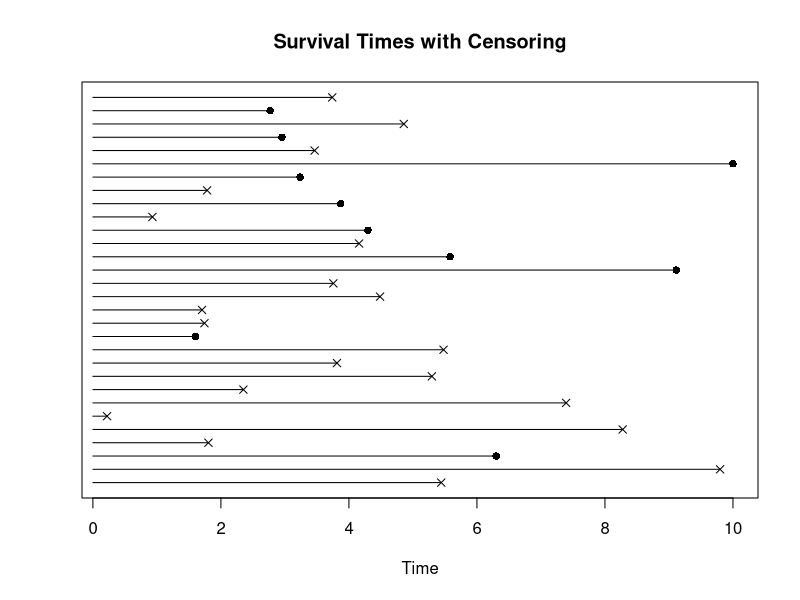
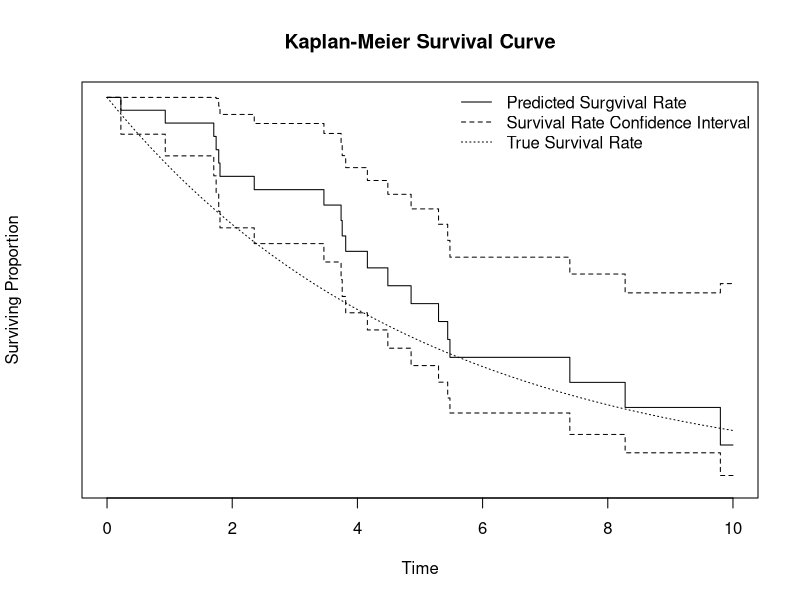
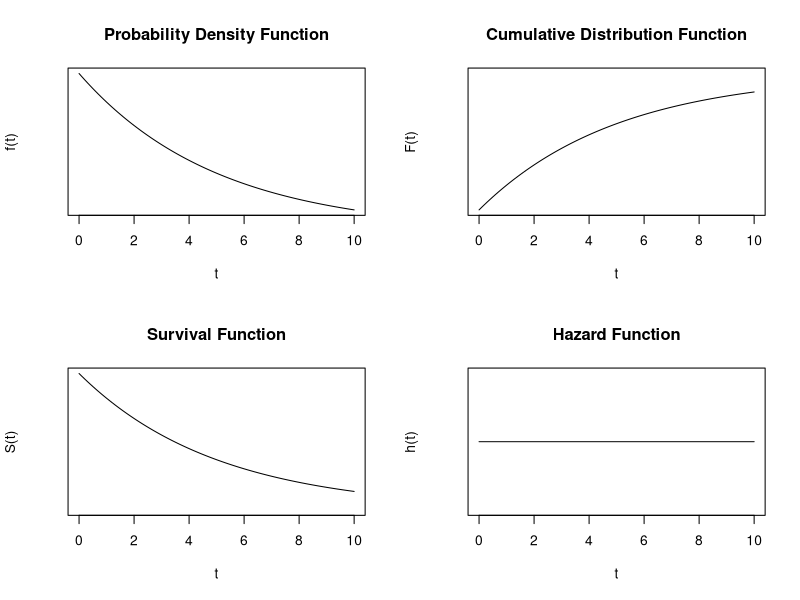
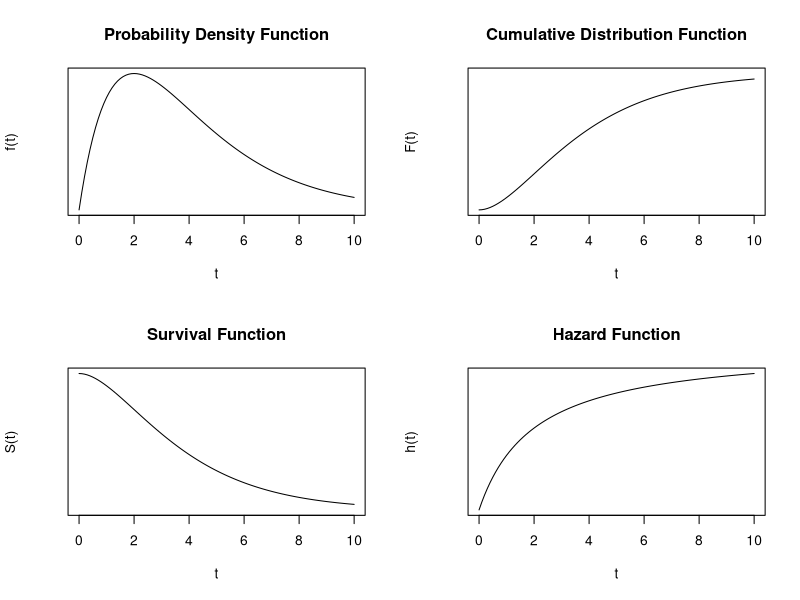
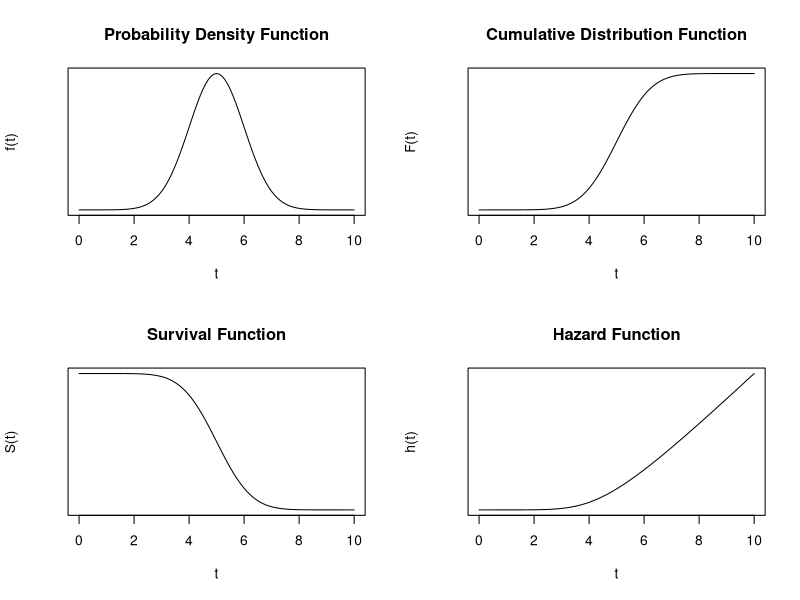
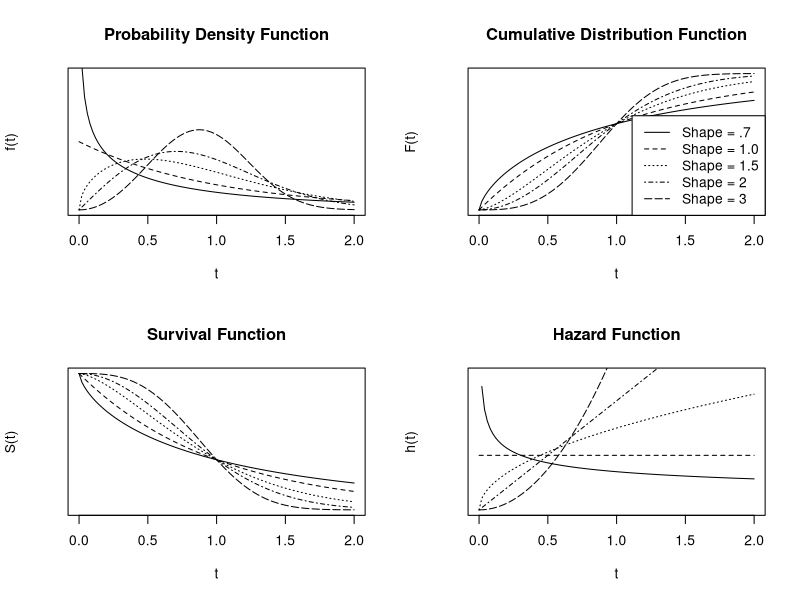
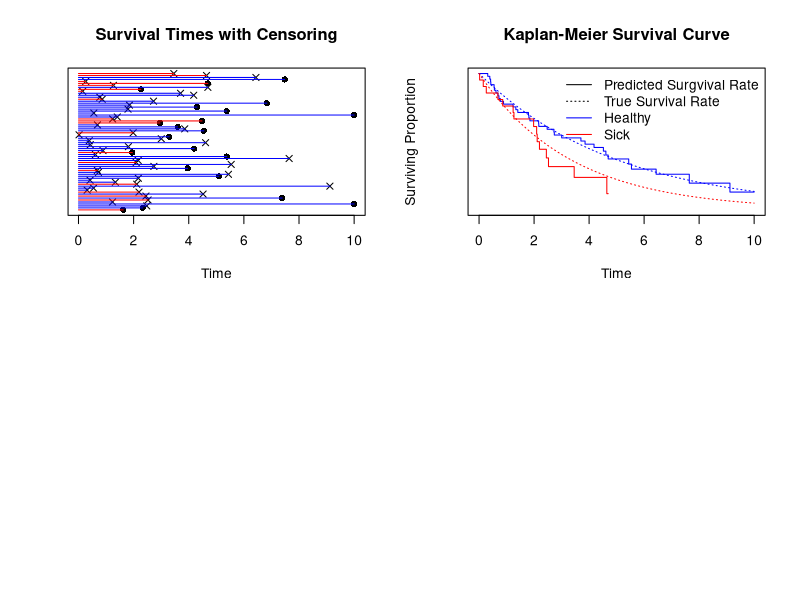

Recreate these plots in R, in order.
## ---- chunk 1
knitr::opts_chunk$set(echo = FALSE)
set.seed(894)
library(survival)
## ---- chunk 2
n = 30
lambda = .2
lifetime = rexp(n, rate = lambda)
censor = pmin(1 + rexp(n, rate = .1), 10)
endtime = pmin(lifetime, censor)
death = censor > lifetime
data = cbind.data.frame(endtime, death)
head(data)
## ---- chunk 3
par(yaxt = 'n')
plot(x = data$endtime, y = 1:n, pch = 16 - 12*data$death, ylab = NA, xlab = 'Time', main = 'Survival Times with Censoring')
segments(x0 = 0, y0 = 1:n, x1 = data$endtime)
## ---- chunk 4
data.fit = survfit(Surv(data$endtime,as.numeric(data$death))~1)
plot(data.fit, ylab = "Surviving Proportion", xlab = "Time", main = "Kaplan-Meier Survival Curve")
curve(pexp(x, rate = lambda, lower.tail = F), add = T, from = 0, lty = 3)
legend("topright", legend = c("Predicted Surgvival Rate", "Survival Rate Confidence Interval", "True Survival Rate"), lty = 1:3, bty = 'n')
## ---- chunk 5
par(mfrow = c(2,2))
df = 4
curve(dexp(x, rate = lambda), from = 0, to = 10, main = "Probability Density Function", ylab = "f(t)", xlab = "t")
curve(pexp(x, rate = lambda), from = 0, to = 10, ylim = c(0, 1), main = "Cumulative Distribution Function", ylab = "F(t)", xlab = "t")
curve(1-pexp(x, rate = lambda), from = 0, to = 10, ylim = c(0, 1), main = "Survival Function", ylab = "S(t)", xlab = "t")
curve(dexp(x, rate = lambda)/(1-pexp(x, rate = lambda)),  from = 0, to = 10, main = "Hazard Function", ylab = "h(t)", xlab = "t")
## ---- chunk 6
par(mfrow = c(2,2))
df = 4
curve(dchisq(x, df = df), from = 0, to = 10, main = "Probability Density Function", ylab = "f(t)", xlab = "t")
curve(pchisq(x, df = df), from = 0, to = 10, ylim = c(0, 1), main = "Cumulative Distribution Function", ylab = "F(t)", xlab = "t")
curve(1-pchisq(x, df = df), from = 0, to = 10, ylim = c(0, 1), main = "Survival Function", ylab = "S(t)", xlab = "t")
curve(dchisq(x, df = df)/(1-pchisq(x, df = df)),  from = 0, to = 10, main = "Hazard Function", ylab = "h(t)", xlab = "t")
## ---- chunk 7
par(mfrow = c(2,2))
mean = 5
curve(dnorm(x, mean = mean), from = 0, to = 10, main = "Probability Density Function", ylab = "f(t)", xlab = "t")
curve(pnorm(x, mean = mean), from = 0, to = 10, ylim = c(0, 1), main = "Cumulative Distribution Function", ylab = "F(t)", xlab = "t")
curve(1-pnorm(x, mean = mean), from = 0, to = 10, ylim = c(0, 1), main = "Survival Function", ylab = "S(t)", xlab = "t")
curve(dnorm(x, mean = mean)/(1-pnorm(x, mean = mean)),  from = 0, to = 10, main = "Hazard Function", ylab = "h(t)", xlab = "t")
## ---- chunk 8
par(mfrow = c(2,2))
shape = c(.7, 1, 1.5, 2, 3)
curve(dweibull(x, shape = shape[1]), from = 0, to = 2, ylim = c(0,2), main = "Probability Density Function", ylab = "f(t)", xlab = "t")
curve(dweibull(x, shape = shape[2]), from = 0, to = 2, add = T, lty = 2)
curve(dweibull(x, shape = shape[3]), from = 0, to = 2, add = T, lty = 3)
curve(dweibull(x, shape = shape[4]), from = 0, to = 2, add = T, lty = 4)
curve(dweibull(x, shape = shape[5]), from = 0, to = 2, add = T, lty = 5)
curve(pweibull(x, shape = shape[1]), from = 0, to = 2, ylim = c(0, 1), main = "Cumulative Distribution Function", ylab = "F(t)", xlab = "t")
curve(pweibull(x, shape = shape[2]), from = 0, to = 2, add = T, lty = 2)
curve(pweibull(x, shape = shape[3]), from = 0, to = 2, add = T, lty = 3)
curve(pweibull(x, shape = shape[4]), from = 0, to = 2, add = T, lty = 4)
curve(pweibull(x, shape = shape[5]), from = 0, to = 2, add = T, lty = 5)
legend("bottomright", legend = c("Shape = .7", "Shape = 1.0", "Shape = 1.5", "Shape = 2", "Shape = 3"), lty = 1:5)
curve(1-pweibull(x, shape = shape[1]), from = 0, to = 2, ylim = c(0, 1), main = "Survival Function", ylab = "S(t)", xlab = "t")
curve(1-pweibull(x, shape = shape[2]), from = 0, to = 2, add = T, lty = 2)
curve(1-pweibull(x, shape = shape[3]), from = 0, to = 2, add = T, lty = 3)
curve(1-pweibull(x, shape = shape[4]), from = 0, to = 2, add = T, lty = 4)
curve(1-pweibull(x, shape = shape[5]), from = 0, to = 2, add = T, lty = 5)
curve(dweibull(x, shape = shape[1])/(1-pweibull(x, shape = shape[1])),  from = 0, to = 2, ylim = c(0, 2.5), main = "Hazard Function", ylab = "h(t)", xlab = "t")
curve(dweibull(x, shape = shape[2])/(1-pweibull(x, shape = shape[2])),  add = T, lty = 2)
curve(dweibull(x, shape = shape[3])/(1-pweibull(x, shape = shape[3])),  add = T, lty = 3)
curve(dweibull(x, shape = shape[4])/(1-pweibull(x, shape = shape[4])),  add = T, lty = 4)
curve(dweibull(x, shape = shape[5])/(1-pweibull(x, shape = shape[5])),  add = T, lty = 5)
## ---- chunk 9
n = 70
lambda.sick = .3
sick = rbinom(n, 1, .3)
lifetime.healthy = rexp(n, rate = lambda)
lifetime.sick = rexp(n, rate = lambda.sick)
lifetime = ifelse(sick, lifetime.sick, lifetime.healthy)
censor = pmin(1 + rexp(n, rate = .1), 10)
endtime = pmin(lifetime, censor)
death = censor > lifetime
data = cbind.data.frame(endtime, death, sick)
data.surv = Surv(data$endtime,data$death)
## ---- chunk 10
par(yaxt = 'n')
plot(x = data$endtime, y = 1:n, pch = 16 - 12*data$death, ylab = NA, xlab = 'Time', main = 'Survival Times with Censoring')
segments(x0 = 0, y0 = 1:n, x1 = data$endtime, col = ifelse(sick, "Red", "Blue"))
## ---- chunk 11
data.fit = survfit(data.surv~data$sick)
plot(data.fit, ylab = "Surviving Proportion", xlab = "Time", main = "Kaplan-Meier Survival Curve", col = c("Blue", "Red"))
curve(pexp(x, rate = lambda, lower.tail = F), add = T, from = 0, lty = 3, col = "Blue")
curve(pexp(x, rate = lambda.sick, lower.tail = F), add = T, from = 0, lty = 3, col = "Red")
legend("topright", legend = c("Predicted Surgvival Rate", "True Survival Rate", "Healthy", "Sick"), lty = c(1, 3, 1, 1), bty = 'n', col = c("black", "black", "blue","red"))
## ---- chunk 12
data.test = survdiff(data.surv~data$sick)
data.test
